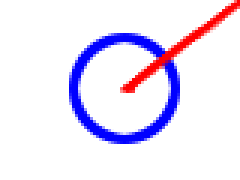
#> input picture visual_cortex_testim.png, 80 x 60 px (shown 3 times larger)
$ python simple_warp.py
#> lines starting #> are read from the running program, lines starting #| are printed output that depends on the picture
import cv2
import numpy as np
import math
from matplotlib import pyplot as plt

IMPATH = 'visual_cortex_testim.png'

EPSILON = 1e-9

OUTPUT_IMAGE_SIZE = (40,30)
W_out, H_out = OUTPUT_IMAGE_SIZE

INPUT_IMAGE_SIZE = (40,30)
W_in, H_in = INPUT_IMAGE_SIZE

im = cv2.imread(IMPATH)
#> im is the input picture: shape (60, 80, 3); mean B, G, R 247.6, 228.7, 236.1
im = cv2.resize(im, INPUT_IMAGE_SIZE, interpolation=cv2.INTER_CUBIC)
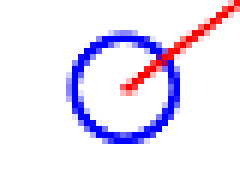
#> im: shape (30, 40, 3) (shown 6 times larger); mean B, G, R 247.6, 228.7, 236.1
H,W,C = im.shape
#> H = 30; W = 40; C = 3

# compute the largest possible value of radius - the length of the line segment connecting the
# centre of the image to the corners
RMAX = math.sqrt(((H/2.)**2) + ((W/2.)**2))
#> RMAX = 25
XMAX = math.log(RMAX)
#> XMAX = 3.22

def showims(img_array_list, label_list=None):
    fig = plt.figure()
    for i, img in enumerate(img_array_list):
        a = fig.add_subplot(1, len(img_array_list), i+1)
        imgplot = plt.imshow(cv2.cvtColor(img, cv2.COLOR_BGR2RGB))
        if label_list is not None:
            a.set_title(label_list[i])
    plt.show()

def move_origin_topleft_2_centre(point, im):
    '''
    Since image frame has origin in top left, translate the origin to the
    centre of the image.
    '''
    h,w,c = im.shape
    x,y = point
    x -= w/2
    y -= h/2
    y *= -1
    return (x,y)

def move_origin_centre_2_topleft(point, im):
    '''
    The inverse of move_origin_topleft_2_centre()
    '''
    h,w,c = im.shape
    x,y = point
    x += w/2
    y += h/2
    # y *= -1
    return (x,y)

def cartesian_2_polar(point):
    '''
    Transform cartesian image coords (with origin in the centre of the image) into
    polar coordinates.
    '''
    x,y = point
    r = math.sqrt(x**2 + y**2)
    theta = math.atan2(y,x)
    return (r,theta)

def polar_2_cortex(point):
    '''
    The (simplified) mapping as described in
    https://plus.maths.org/content/uncoiling-spiral-maths-and-hallucinations
    '''
    r,theta = point
    x = math.log(r + EPSILON)
    y = theta
    return (x,y)

def output_2_cortex_rescale(point, im_output):
    '''
    The output image has origin at the topleft corner. This method converts points
    from this output image frame into the frame of the visual cortex, which is
    cartsian with origin at the centre. Its y-axis ranges from pi to -pi, and
    its x-axis ranges from 0 to XMAX.
    '''
    # translate origin from topleft to centre
    x,y = move_origin_topleft_2_centre(point, im_output)
    print('output point moved to recentre origin at centre {}'.format((x,y)))
    # rescale axes
    l = (XMAX * x) / W_out
    m = (2*math.pi* (y / H_out)) - math.pi
    return (l,m)

def cortex_2_retina(point):
    '''
    The inverse of polar_2_cortex()
    '''
    x,y = point
    theta = y
    r = math.exp(x)
    return (r, theta)

def polar_2_cartesian(point):
    r, theta = point
    x = r * math.cos(theta)
    y = r * math.sin(theta)
    return (x, y)

def dst_2_src(point_output, im_input, im_output):
    '''
    Does the whole pipeline of transformations from output to input images
    '''
    print('====== {} ======'.format(point_output))
    point_cortex = output_2_cortex_rescale(point_output, im_output)
    print('Moved and rescaled output coord to cortex coord: {}'.format(point_cortex))
    point_retina = cortex_2_retina(point_cortex)
    print('Mapped cortex coord to retina coord: {}'.format(point_retina))
    point_cartesian = polar_2_cartesian(point_retina)
    print('Mapped retina coord to cartesian coord: {}'.format(point_cartesian))
    point_input = move_origin_centre_2_topleft(point_cartesian, im_input)
    print('Moved origin from centre to topleft: {}'.format(point_input))
    return point_input


# create the mappings
lookup_table = np.zeros(shape=(OUTPUT_IMAGE_SIZE[1], OUTPUT_IMAGE_SIZE[0], 2))
# iterate over output image width (rows):
for i in range(OUTPUT_IMAGE_SIZE[0]):
    # iterate over output image height (cols):
    for j in range(OUTPUT_IMAGE_SIZE[1]):
        dst_coord = (i, j)
        # find the location in the source image that should be sampled from
        src_coord = dst_2_src(dst_coord, im, lookup_table)
        x_in, y_in = src_coord
        lookup_table[j][i] = np.array([x_in, y_in])
#> this loop made 40 passes
#> (printed output is left out)
        # outim_like[j][i] = np.array([i, j]) # sanity check to perform identity mapping

map_x = lookup_table[:, :, 0].astype(np.float32)
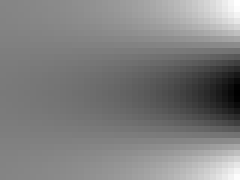
#> map_x: shape (30, 40) float32 (shown 6 times larger); min 15.39, max 24.61, mean 20; drawn with min black and max white
map_y = lookup_table[:, :, 1].astype(np.float32)
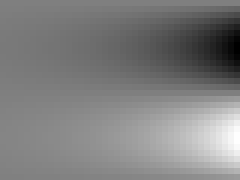
#> map_y: shape (30, 40) float32 (shown 6 times larger); min 10.41, max 19.59, mean 15; drawn with min black and max white

outim = cv2.remap(im, map_x, map_y, interpolation=cv2.INTER_CUBIC)
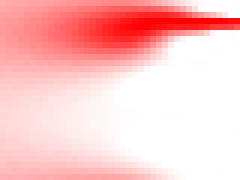
#> outim: shape (30, 40, 3) (shown 6 times larger); mean B, G, R 199.7, 199.7, 255
showims([im, outim], ['input', 'output'])
#> the loop in showims, `for i, img in enumerate(img_array_list):` made 2 passes
#> in showims, `plt.show()`:
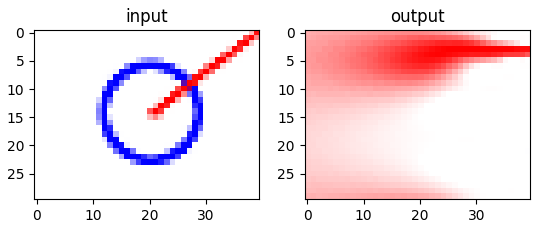
#> figure drawn by matplotlib, 2 panels
